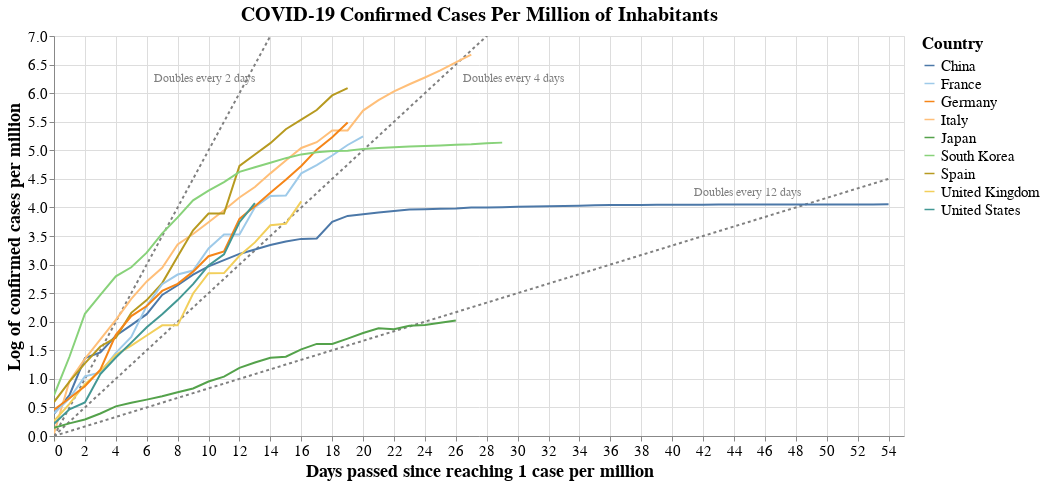

Notebook code cell kept with this figure:
### Code cell
#hide_input
# Stack data to get it to Altair dataframe format
data_countries_pc2 = data_countries_pc.copy()
for i in range(0,len(countries)):
    data_countries_pc2[i] = data_countries_pc2[i].reset_index()
    data_countries_pc2[i]['n_days'] = data_countries_pc2[i].index
    data_countries_pc2[i]['log_cases'] = np.log(data_countries_pc2[i]["total_cases"])
data_plot = data_countries_pc2[0]
for i in range(1, len(countries)):    
    data_plot = pd.concat([data_plot, data_countries_pc2[i]], axis=0)
data_plot["trend_2days"] = data_plot["n_days"]*1/2
data_plot["trend_4days"] = data_plot["n_days"]*1/4
data_plot["trend_12days"] = data_plot["n_days"]*1/12
data_plot["trend_2days_label"] = "Doubles every 2 days"
data_plot["trend_4days_label"] = "Doubles evey 4 days"
data_plot["trend_12days_label"] = "Doubles every 12 days"


# Plot it using Altair
source = data_plot

scales = alt.selection_interval(bind='scales')
#selection = alt.selection_multi(fields=['location'], bind='legend')

base = alt.Chart(source, title = "COVID-19 Confirmed Cases Per Million of Inhabitants").encode(
    x = alt.X('n_days:Q', title = "Days passed since reaching 1 case per million"),
    y = alt.Y("log_cases:Q",title = "Log of confirmed cases per million"),
    color = alt.Color('location:N', legend=alt.Legend(title="Country", labelFontSize=15, titleFontSize=17),
                     scale=alt.Scale(scheme='tableau20')),
    #opacity = alt.condition(selection, alt.value(1), alt.value(0.1))
).properties(
    width=chart_width,
    height=chart_height
)

lines = base.mark_line().add_selection(
    scales
)
# .add_selection(
#     selection
# )

trend_2d = alt.Chart(source).encode(
    x = "n_days:Q",
    y = alt.Y("trend_2days:Q",  scale=alt.Scale(domain=(0, max(data_plot["log_cases"])))),
).mark_line( strokeDash=[3,3], color="grey")

labels = pd.DataFrame([{'label': 'Doubles every 2 days', 'x_coord': 10, 'y_coord': 6},
                       {'label': 'Doubles every 4 days', 'x_coord': 30, 'y_coord': 6},
                       {'label': 'Doubles every 12 days', 'x_coord': 45, 'y_coord': 4},
                      ])
trend_label = (alt.Chart(labels)
                    .mark_text(align='left', dx=-55, dy=-15, fontSize=12, color="grey")
                    .encode(x='x_coord:Q',
                            y='y_coord:Q',
                            text='label:N')
                   )


trend_4d = alt.Chart(source).mark_line(color="grey", strokeDash=[3,3]).encode(
    x = "n_days:Q",
    y = alt.Y("trend_4days:Q",  scale=alt.Scale(domain=(0, max(data_plot["log_cases"])))),
)

trend_12d = alt.Chart(source).mark_line(color="grey", strokeDash=[3,3]).encode(
    x = "n_days:Q",
    y = alt.Y("trend_12days:Q",  scale=alt.Scale(domain=(0, max(data_plot["log_cases"])))),
)

(
(trend_2d  + trend_4d + trend_12d + trend_label + lines)
.configure_title(fontSize=20)
.configure_axis(labelFontSize=15,titleFontSize=18)
)

### Figure 1 — Vega-Lite specification as saved in the notebook (floating-point values rounded to 4 significant figures; data arrays with more than 128 entries replaced by an {"elided": "..."} marker saying what was removed)
{"$schema": "https://vega.github.io/schema/vega-lite/v3.4.0.json", "config": {"axis": {"labelFontSize": 15, "titleFontSize": 18}, "mark": {"tooltip": null}, "title": {"fontSize": 20}, "view": {"height": 300, "width": 400}}, "data": {"name": "data-daea39b603336aa31878ebafa43284aa"}, "datasets": {"data-7996c6aaea5fea488ffe91a5e9410eaa": [{"label": "Doubles every 2 days", "x_coord": 10, "y_coord": 6}, {"label": "Doubles every 4 days", "x_coord": 30, "y_coord": 6}, {"label": "Doubles every 12 days", "x_coord": 45, "y_coord": 4}], "data-daea39b603336aa31878ebafa43284aa": {"elided": "232 records"}}, "layer": [{"encoding": {"x": {"field": "n_days", "type": "quantitative"}, "y": {"field": "trend_2days", "scale": {"domain": [0, 6.675]}, "type": "quantitative"}}, "mark": {"color": "grey", "strokeDash": [3, 3], "type": "line"}}, {"encoding": {"x": {"field": "n_days", "type": "quantitative"}, "y": {"field": "trend_4days", "scale": {"domain": [0, 6.675]}, "type": "quantitative"}}, "mark": {"color": "grey", "strokeDash": [3, 3], "type": "line"}}, {"encoding": {"x": {"field": "n_days", "type": "quantitative"}, "y": {"field": "trend_12days", "scale": {"domain": [0, 6.675]}, "type": "quantitative"}}, "mark": {"color": "grey", "strokeDash": [3, 3], "type": "line"}}, {"data": {"name": "data-7996c6aaea5fea488ffe91a5e9410eaa"}, "encoding": {"text": {"field": "label", "type": "nominal"}, "x": {"field": "x_coord", "type": "quantitative"}, "y": {"field": "y_coord", "type": "quantitative"}}, "mark": {"align": "left", "color": "grey", "dx": -55, "dy": -15, "fontSize": 12, "type": "text"}}, {"data": {"name": "data-daea39b603336aa31878ebafa43284aa"}, "encoding": {"color": {"field": "location", "legend": {"labelFontSize": 15, "title": "Country", "titleFontSize": 17}, "scale": {"scheme": "tableau20"}, "type": "nominal"}, "x": {"field": "n_days", "title": "Days passed since reaching 1 case per million", "type": "quantitative"}, "y": {"field": "log_cases", "title": "Log of confirmed cases per million", "type": "quantitative"}}, "height": 400, "mark": "line", "selection": {"selector002": {"bind": "scales", "type": "interval"}}, "title": "COVID-19 Confirmed Cases Per Million of Inhabitants", "width": 850}]}
